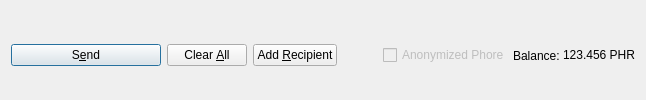
         <widget class="QFrame" name="frame_Send">
          <layout class="QHBoxLayout" name="horizontalLayout">
           <property name="bottomMargin">
            <number>0</number>
           </property>
           <item>
            <widget class="QPushButton" name="sendButton">
             <property name="minimumSize">
              <size>
               <width>150</width>
               <height>0</height>
              </size>
             </property>
             <property name="toolTip">
              <string>Confirm the send action</string>
             </property>
             <property name="text">
              <string>S&amp;end</string>
             </property>
             <property name="icon">
              <iconset resource="../phore.qrc">
               <normaloff>:/icons/send</normaloff>:/icons/send</iconset>
             </property>
             <property name="autoDefault">
              <bool>false</bool>
             </property>
             <property name="default">
              <bool>true</bool>
             </property>
            </widget>
           </item>
           <item>
            <widget class="QPushButton" name="clearButton">
             <property name="sizePolicy">
              <sizepolicy hsizetype="Minimum" vsizetype="Fixed">
               <horstretch>0</horstretch>
               <verstretch>0</verstretch>
              </sizepolicy>
             </property>
             <property name="toolTip">
              <string>Clear all fields of the form.</string>
             </property>
             <property name="text">
              <string>Clear &amp;All</string>
             </property>
             <property name="icon">
              <iconset resource="../phore.qrc">
               <normaloff>:/icons/remove</normaloff>:/icons/remove</iconset>
             </property>
             <property name="autoDefault">
              <bool>false</bool>
             </property>
            </widget>
           </item>
           <item>
            <widget class="QPushButton" name="addButton">
             <property name="toolTip">
              <string>Send to multiple recipients at once</string>
             </property>
             <property name="text">
              <string>Add &amp;Recipient</string>
             </property>
             <property name="icon">
              <iconset resource="../phore.qrc">
               <normaloff>:/icons/add</normaloff>:/icons/add</iconset>
             </property>
             <property name="autoDefault">
              <bool>false</bool>
             </property>
            </widget>
           </item>
           <item>
            <spacer name="horizontalSpacer">
             <property name="orientation">
              <enum>Qt::Horizontal</enum>
             </property>
             <property name="sizeHint" stdset="0">
              <size>
               <width>40</width>
               <height>20</height>
              </size>
             </property>
            </spacer>
           </item>
           <item>
            <layout class="QHBoxLayout" name="horizontalLayout_2">
             <property name="spacing">
              <number>3</number>
             </property>
             <item>
              <widget class="QCheckBox" name="checkzPHR">
               <property name="enabled">
                <bool>false</bool>
               </property>
               <property name="text">
                <string>Anonymized Phore</string>
               </property>
              </widget>
             </item>
             <!-- <item>
              <widget class="QCheckBox" name="checkSwiftTX">
               <property name="enabled">
                <bool>true</bool>
               </property>
               <property name="minimumSize">
                <size>
                 <width>85</width>
                 <height>0</height>
                </size>
               </property>
               <property name="text">
                <string>SwiftX</string>
               </property>
              </widget>
             </item> -->
             <item>
              <widget class="QLabel" name="labelForBalance">
               <property name="text">
                <string>Balance:</string>
               </property>
              </widget>
             </item>
             <item>
              <widget class="QLabel" name="labelBalance">
               <property name="sizePolicy">
                <sizepolicy hsizetype="Preferred" vsizetype="Fixed">
                 <horstretch>0</horstretch>
                 <verstretch>0</verstretch>
                </sizepolicy>
               </property>
               <property name="cursor">
                <cursorShape>IBeamCursor</cursorShape>
               </property>
               <property name="text">
                <string notr="true">123.456 PHR</string>
               </property>
               <property name="textInteractionFlags">
                <set>Qt::LinksAccessibleByMouse|Qt::TextSelectableByKeyboard|Qt::TextSelectableByMouse</set>
               </property>
              </widget>
             </item>
            </layout>
           </item>
          </layout>
         </widget>
